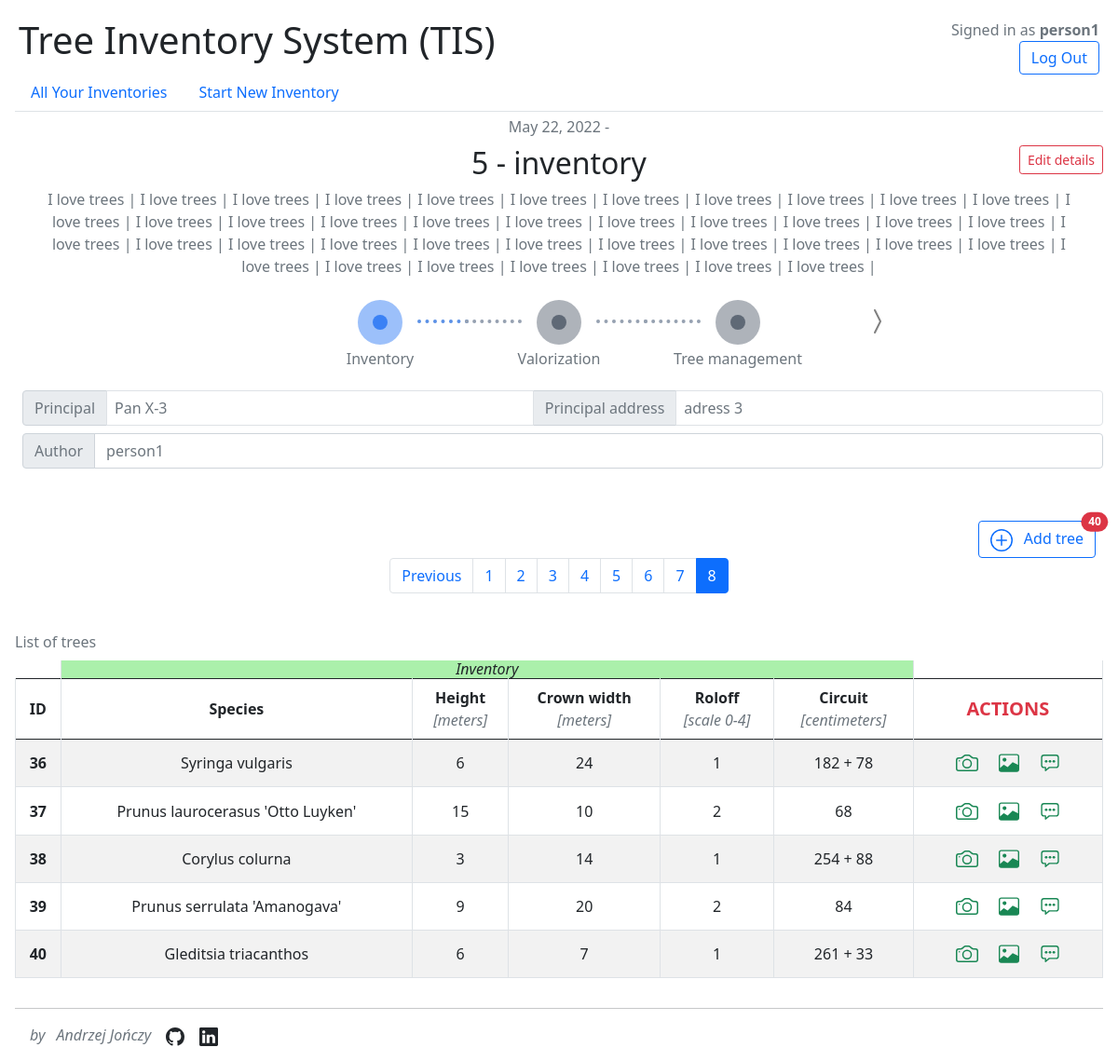
Page /inventory/5/details/ (signed in) on the committed database.
### TIS_app/models.py (models this page shows, shortened)
class Inventory(models.Model):
    STATUS_CHOICES = (
        (0, "Inventory"),
        (1, "Valorization"),
        (2, "Tree management"),
    )
    id = models.SmallAutoField(primary_key=True)
    name = models.CharField(max_length=64)
    created_date = models.DateField(auto_now_add=True)
    edited_date = models.DateField(auto_now=True)
    finish_date = models.DateField(null=True)
    status = models.PositiveIntegerField(choices=STATUS_CHOICES, default=0)
    author = models.ForeignKey(User, on_delete=models.PROTECT)
    principal = models.CharField(max_length=64)
    principal_address = models.CharField(max_length=128, null=True, blank=True)
    description = models.TextField(blank=True, null=True)
    class Meta:
        unique_together = ["id", "author"]

class Tree(models.Model):
    ROLOFF_CHOICES = (
        (0, "0"),
        (1, "1"),
        (2, "2"),
        (3, "3"),
        (4, "4"),
    )
    lp = models.PositiveIntegerField(default=1)
    species = models.ForeignKey(
        Species,
        on_delete=models.CASCADE,
        help_text="Basic tree species found in Poland.",
    )
    height = models.PositiveIntegerField(
        verbose_name="Height [meters]",
        help_text="Height of tree mansured from base to top of tree.",
    )
    crown_width = models.PositiveIntegerField(
        verbose_name="Crown width [meters]",
        help_text="Tree crown width measured at its widest point.",
    )
    roloff = models.PositiveSmallIntegerField(
        choices=ROLOFF_CHOICES,
        default=0,
        help_text="Crown structure and tree vitality in Roloff scale.",
    )
    inventory = models.ForeignKey(Inventory, on_delete=models.CASCADE)
    is_existing = models.BooleanField(default=True)
    class Meta:
        unique_together = ["lp", "inventory"]

class Species(models.Model):
    latin_name = models.CharField(max_length=64)
    class Meta:
        ordering = ["latin_name"]
    def __str__(self):
        return f"{self.latin_name}"  # + f" / {self.polish_name}"

class Circuit(models.Model):
    tree = models.ForeignKey(Tree, on_delete=models.CASCADE)
    value = models.PositiveIntegerField(
        validators=[MinValueValidator(1), MaxValueValidator(600)],
        verbose_name="Circuit",
        help_text="Circuit of a single trunk at a height of DBH \
            (breast height diameter).",
    )

### TIS_app/views.py (the view, shortened to what this page needs)
class UpdateInventoryView(LoginRequiredMixin, UpdateView):
    model = Inventory
    template_name = "TIS_app/inventory_detail.html"
    form_class = InventoryUpdateForm
    success_url = reverse_lazy("inventory-details")
    paginate_by = TREE_PAGINATE_BY
    def get_page_object(self) -> Page:
        tree_list = Tree.objects.filter(inventory=self.get_object()).order_by("lp")
        paginator = Paginator(tree_list, self.paginate_by, 0, True)
        return paginator.page(self.request.GET.get("page", paginator.num_pages))
    def get_modelformsets(self, page_obj: Page) -> dict[str, BaseModelFormSet]:
        return {
            "valorization": modelformset_factory(
                model=ValorizationTree,
                fields=(
                    "is_biocenotic",
                    "value",
                ),
                extra=len(page_obj),
                widgets={
                    "is_biocenotic": Select(choices=[(False, "No"), (True, "Yes")])
                },
            ),
            "management": modelformset_factory(
                model=ManagementTree,
                fields=("procedure",),
                extra=len(page_obj),
            ),
        }
    def get_formsets(self, page_obj: Page) -> list[BaseModelFormSet]:
        modelformsets = self.get_modelformsets(page_obj)
        valorization_formset = modelformsets["valorization"](
            queryset=ValorizationTree.objects.none(),
            initial=[
                {
                    "is_biocenotic": tree.valorizationtree.is_biocenotic,
                    "value": tree.valorizationtree.value,
                }
                for tree in page_obj
                if hasattr(tree, "valorizationtree")
            ],
            prefix="valorization",
        )
        management_formset = modelformsets["management"](
            queryset=ManagementTree.objects.none(),
            initial=[
                {"procedure": tree.managementtree.procedure}
                for tree in page_obj
                if hasattr(tree, "managementtree")
            ],
            prefix="management",
        )
        return [valorization_formset, management_formset]
    def get_context_data(self, **kwargs: Any) -> Dict[str, Any]:
        context = super().get_context_data(**kwargs)
        page_obj = self.get_page_object()
        context["page_obj"] = page_obj
        context["is_paginated"] = context["page_obj"].has_other_pages()
        context["formsets"] = self.get_formsets(page_obj)
        context["trees"] = zip(
            page_obj,
            *context["formsets"],
        )
        context["photo_form"] = PhotoTreeForm()
        context["comment_form"] = CommentTreeForm()
        return context

### TIS_app/forms.py
class InventoryUpdateForm(forms.ModelForm):
    class Meta:
        model = Inventory
        fields = (
            "name",
            "principal",
            "principal_address",
            "status",
            "description",
        )

class PhotoTreeForm(forms.ModelForm):
    class Meta:
        model = Photo
        fields = ("tree", "image")
        widgets = {
            "tree": forms.HiddenInput(),
            "image": forms.FileInput(attrs={"multiple": True}),
        }

### TIS_app/context_processors.py (called while the page is built)
def metadata(request):
    return {
        "author": "Andrzej Jończy",
        "github": "https://github.com/andree0",
        "linkedin": "https://www.linkedin.com/in/andrzej-jonczy/",
    }

### TIS_app/templates/TIS_app/inventory_detail.html (shortened to what this page needs)
{% extends 'TIS_app/base.html' %}
{% block body %}
<p class="text-center text-muted m-0 mt-1">
    {{ inventory.created_date }} -
</p>
<form id="update-inventory" action="" method="POST" class="mt-0">{% csrf_token %}
    <button id="btn-edit-inventory" class="btn btn-sm btn-outline-danger position-absolute top-0 end-0 mt-2">Edit
        details</button>
    <div class="container-sm">
        <div class="row text-center justify-content-center mb-2">
            <h2 class="text-center mt-2 text-break">{{ inventory.name }}</h2>
            <p class="text-center text-muted text-break">{{ inventory.description }}</p>
        </div>
        <div class="row justify-content-sm-center flex-nowrap">
            <div class="col d-flex justify-content-end align-items-start">
            </div>
            <div class="col-md-auto flex-wrap">
                <div class="timeline-steps aos-init aos-animate" data-aos="fade-up">
                    <div class="timeline-step step-1 active">
                        <div class="timeline-content" data-toggle="popover" data-trigger="hover" data-placement="top">
                            <div class="inner-circle"></div>
                            <p class="h6 text-muted mb-0 mb-lg-0">Inventory</p>
                        </div>
                    </div>
                    <div class="timeline-step step-2">
                        <div class="timeline-content" data-toggle="popover" data-trigger="hover" data-placement="top">
                            <div class="inner-circle"></div>
                            <p class="h6 text-muted mb-0 mb-lg-0">Valorization</p>
                        </div>
                    </div>
                    <div class="timeline-step mb-0 step-3">
                        <div class="timeline-content" data-toggle="popover" data-trigger="hover" data-placement="top">
                            <div class="inner-circle"></div>
                            <p class="h6 text-muted mb-0 mb-lg-0">Tree management</p>
                        </div>
                    </div>
                </div>
            </div>
            <div class="col d-flex justify-content-start align-items-start">
                <button id="status-next">
                    <svg xmlns="http://www.w3.org/2000/svg" width="32" height="32" fill="grey"
                        class="bi bi-chevron-compact-right" viewBox="0 0 16 16">
                        <title>Next step</title>
                        <path fill-rule="evenodd"
                            d="M6.776 1.553a.5.5 0 0 1 .671.223l3 6a.5.5 0 0 1 0 .448l-3 6a.5.5 0 1 1-.894-.448L9.44 8 6.553 2.224a.5.5 0 0 1 .223-.671z" />
                    </svg>
                </button>
            </div>
        </div>
    </div>
    <div class="ms-0 m-2">
        <div class="col-12">
            <div class="input-group m-2">
                <div class="input-group-text text-muted">Principal</div>
                {{ form.principal }}
                <div class="input-group-text text-muted">Principal address</div>
                {{ form.principal_address }}
            </div>
            <div class="input-group m-2">
                <div class="input-group-text text-muted">Author</div>
                <div class="form-control text-muted">{{ inventory.author.username }}</div>
            </div>
        </div>
    </div>
</form>
<div class="d-flex flex-row-reverse mt-5">
    <a href="{% url 'tree-add' inventory.pk %}" id="add-tree-link" role="button"
        class="btn text-center btn-outline-primary me-2 text-decoration-none position-relative">
        <span>
        </span>
        <span class="ms-2">Add tree</span>
        <span class="position-absolute top-0 start-100 translate-middle badge rounded-pill bg-danger">
            {% if inventory.tree_set.all.count > 99 %}
            99+
            {% else %}
            {{ inventory.tree_set.all.count }}
            {% endif %}
        </span>
    </a>
</div>
{% include "TIS_app/pagination.html" %}
<div id="trees" class="mt-3">
    {% for tree, valorization_form, management_form in trees %}
    {% if forloop.first %}
    <div class="table-responsive">
        <table class="table table-striped table-hover table-bordered align-middle caption-top">
            <caption>List of trees</caption>
            <thead class="align-middle text-center border-bottom-0">
                <tr id="status-labels" class="border-top-0">
                    <td scope="col" colspan="1" class="border-0"></td>
                    <td scope="col" colspan="5" style="background-color: rgba(134, 233, 134, 0.692); line-height: 20%;"
                        class="fst-italic text-dark">Inventory</td>
                    <td scope="col" colspan="1"></td>
                </tr>
                <tr id="row-with-headers-of-table-trees">
                    <th scope="col" data-bs-toggle="tooltip" data-bs-placement="top"
                        title="Your own indetification number of tree.">ID</th>
                    <th scope="col">Species</th>
                    <th scope="col" data-bs-toggle="tooltip" data-bs-placement="top"
                        title="Tree height measured from the base to the top of the tree. Rounded to full meters.">
                        Height<br><i class="text-muted fw-light">[meters]</i></th>
                    <th scope="col">Crown width<br><i class="text-muted fw-light">[meters]</i></th>
                    <th scope="col">Roloff<br><i class="text-muted fw-light">[scale 0-4]</i></th>
                    <th scope="col">Circuit<br><i class="text-muted fw-light">[centimeters]</i></th>
                    <th scope="col" class="text-danger fs-5">ACTIONS</th>
                </tr>
            </thead>
            <tbody class="text-center">
                <form id="form-trees" action="" method="POST" class="p-0 m-0 w-100 border-0">{% csrf_token %}
                    {% endif %}
                    <tr class="one-position-tree">
                        <th scope="row" data-tree-pk="{{ tree.pk }}">{{ tree.lp }}</th>
                        <td>{{ tree.species }}</td>
                        <td>{{ tree.height }}</td>
                        <td>{{ tree.crown_width }}</td>
                        <td>{{ tree.roloff }}</td>
                        <td>
                            {% for circuit in tree.circuit_set.all %}
                            {% if forloop.first %}
                            {{ circuit.value }}
                            {% else %}
                            + {{ circuit.value }}
                            {% endif %}
                            {% endfor %}
                        </td>
                        <td class="tree-actions">
                            <div class="d-inline-flex">
                                <button type="button" class="btn btn-sm text-success cameraButton"
                                    data-bs-toggle="offcanvas" data-bs-target="#offcanvasPhoto"
                                    aria-controls="offcanvasWithBackdrop">
                                </button>
                            </div>
                            <div class="d-inline-flex">
                                <a href="{% url 'tree-galery' inventory.pk tree.lp %} " class="btn btn-sm text-success">
                                </a>
                            </div>
                            <div class="d-inline-flex">
                                <button type="button" class="btn btn-sm text-success commentButton"
                                    data-bs-toggle="offcanvas" data-bs-target="#offcanvasComments"
                                    aria-controls="offcanvasWithBackdrop">
                                </button>
                            </div>
                        </td>
                    </tr>
                    {% if forloop.last %}
                </form>
            </tbody>
        </table>
    </div>
    {% endif %}
    {% empty %}
    <div>
        <p class="fs-4 text-center text-muted">Any trees</p>
    </div>
    {% endfor %}
</div>
{% endblock %}

### TIS_app/templates/TIS_app/login_info.html (shortened to what this page needs)
<div class="d-flex align-items-end flex-column p-1">
    {% if user.is_authenticated %}
        <div class="mb-1 text-muted">Signed in as <strong>{{ user.username }}</strong></div>
        <div>
            <a class="d-inline btn btn-outline-primary btn" role="button"
                href="{% url 'logout' %}">Log Out</a>
        </div>
    {% endif %}
</div>

### static/app.css (style rules this page uses)
body { display: flex; flex-direction: column; min-height: 100vh; }

### static/timeline.css (style rules this page uses)
.timeline-steps { display: flex; justify-content: center; flex-wrap: wrap }
.timeline-steps .timeline-step { align-items: center; display: flex; flex-direction: column; position: relative; margin: 1rem }
@media (min-width:768px) { .timeline-steps .timeline-step:not(:last-child):after { content: ""; display: block; border-top: .25rem dotted #96a1b1; width: 3.46rem; position: absolute; left: 7.5rem; top: .3125rem } }
@media (min-width:768px) { .timeline-steps .timeline-step:not(:first-child):before { content: ""; display: block; border-top: .25rem dotted #96a1b1; width: 3.8125rem; position: absolute; right: 7.5rem; top: .3125rem } }
.timeline-steps .timeline-content { width: 10rem; text-align: center }
.timeline-steps .timeline-content .inner-circle { border-radius: 1.5rem; height: 1rem; width: 1rem; display: inline-flex; align-items: center; justify-content: center; background-color: #616a77 }
.timeline-steps .timeline-content .inner-circle:before { content: ""; background-color: #5f6877; display: inline-block; height: 3rem; width: 3rem; min-width: 3rem; border-radius: 6.25rem; opacity: .5 }
.active .timeline-content .inner-circle { border-radius: 1.5rem; height: 1rem; width: 1rem; display: inline-flex; align-items: center; justify-content: center; background-color: #3b82f6 }
.active .timeline-content .inner-circle:before { content: ""; background-color: #3b82f6; display: inline-block; height: 3rem; width: 3rem; min-width: 3rem; border-radius: 6.25rem; opacity: .5 }
@media (min-width:768px) { .timeline-steps .active:not(:last-child):after { content: ""; display: block; border-top: .25rem dotted #5c91e6; width: 3.46rem; position: absolute; left: 7.5rem; top: .3125rem } }

### rows in the picture
Inventory: created_date "May 22, 2022", name "5 - inventory", description "I love trees | I love trees | I love trees | I love trees | I love trees | I love trees | I love trees | I love trees | I love trees | I love trees | I love trees | I love trees | I love trees | I love trees | I love trees | I love trees | I love trees | I love trees | I love trees | I love trees | I love trees | I love trees | I love trees | I love trees | I love trees | I love trees | I love trees | I love trees | I love trees | I love trees | I love trees | I love trees | I love trees | I love trees | I love trees | I love trees | I love trees | I love trees | I love trees | I love trees |", principal "Pan X-3", principal_address "adress 3", author.username "person1", tree_set.all.count "40"
Tree: lp "36", species "Syringa vulgaris", height "6", crown_width "24", roloff "1"
Circuit: value "182"
Circuit: value "78"
Tree: lp "37", species "Prunus laurocerasus 'Otto Luyken'", height "15", crown_width "10", roloff "2"
Circuit: value "68"
Tree: lp "38", species "Corylus colurna", height "3", crown_width "14", roloff "1"
Circuit: value "254"
Circuit: value "88"
Tree: lp "39", species "Prunus serrulata 'Amanogava'", height "9", crown_width "20", roloff "2"
Circuit: value "84"
Tree: lp "40", species "Gleditsia triacanthos", height "6", crown_width "7", roloff "1"
Circuit: value "261"
Circuit: value "33"

### other values in the picture
{{ user.username }} "person1"
{{ page_nr }} "1" "2" "3" "4" "5" "6" "7"
{{ page_nr }} "8"
{{ author }} "Andrzej Jończy"
